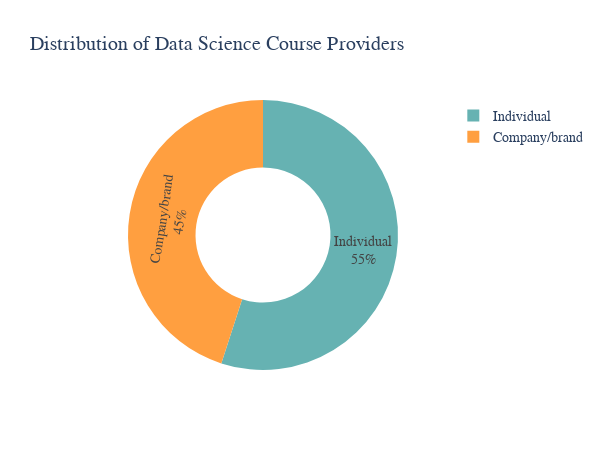

Source (notebook cell):
### Code cell
course_provider_counts = filtered_course_link['Individual_company_brand'].value_counts()
fig = go.Figure(data=[go.Pie(
    labels=course_provider_counts.index,
    values=course_provider_counts.values,
    hole=0.5,
    marker=dict(colors=['#66b2b2','rgb(255,159,64)']),
    textinfo='label+percent'
)])
fig.update_layout(
    title='Distribution of Data Science Course Providers',
    height=450,
    width=600,
    font=dict(family='Arial', size=14)
)

fig.show()

### Figure 1 — Plotly figure (JSON) as saved in the notebook; plotly's stock layout.template omitted (floating-point values rounded to 4 significant figures)
{"data": [{"hole": 0.5, "labels": ["Individual", "Company/brand"], "marker": {"colors": ["#66b2b2", "rgb(255,159,64)"]}, "textinfo": "label+percent", "type": "pie", "values": [11, 9]}], "layout": {"font": {"family": "Arial", "size": 14}, "height": 450, "title": {"text": "Distribution of Data Science Course Providers"}, "width": 600}}
